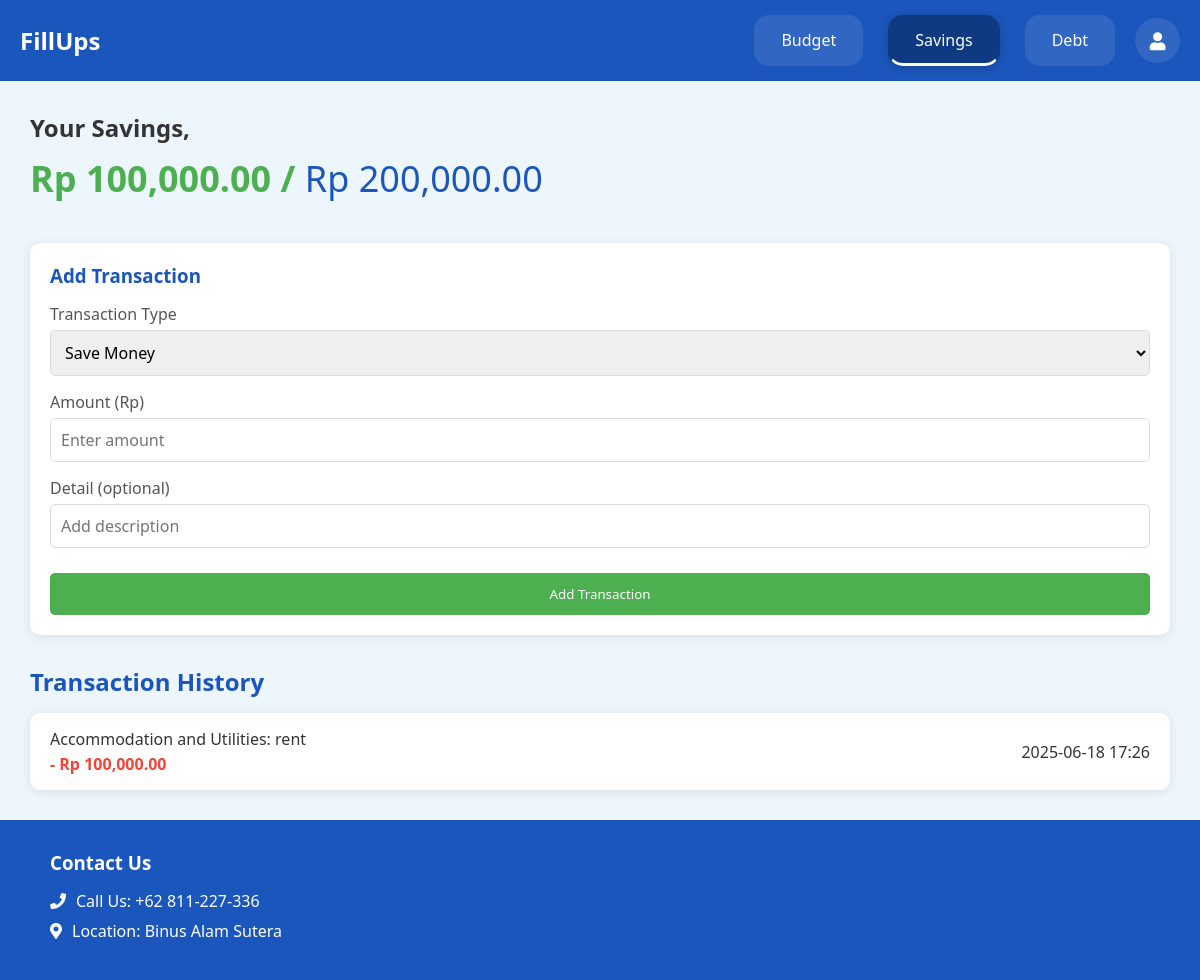
/savings (signed in), run on the app's committed database.
### models.py (models this page shows)
class Savings(db.Model):
    id = db.Column(db.Integer, primary_key=True)
    curr_savings = db.Column(db.Float, nullable=False)
    saving_goal = db.Column(db.Float, nullable=True)  # <-- New field added
    date = db.Column(db.DateTime, nullable=True)
    detail = db.Column(db.Text, nullable=True)

class SavingsTransaction(db.Model):
    id = db.Column(db.Integer, primary_key=True)
    savings_id = db.Column(db.Integer, db.ForeignKey('savings.id'), nullable=False)  # <-- fix here
    action = db.Column(db.String(10), nullable=False)  # 'save' or 'spend'
    amount = db.Column(db.Float, nullable=False)
    detail = db.Column(db.Text, nullable=True)
    date = db.Column(db.DateTime, nullable=False)
    savings = db.relationship('Savings', backref=db.backref('transactions', lazy=True))

### routes.py (the view, shortened to what this page needs)
@BP.route('/savings', methods=['GET', 'POST'])
@login_required_manual
def savings():
    user = get_current_user()
    if not user:
        return redirect(url_for('BP.login'))
    savings = Savings.query.get(user.savings_id) if user.savings_id else None
    budget = user.budget if user else None
    transactions = SavingsTransaction.query.filter_by(savings_id=savings.id).order_by(SavingsTransaction.date.desc()).all() if savings else []
    return render_template(
        'savings.html',
        savings=savings,
        curr_savings=savings.curr_savings if savings else 0,
        saving_goal=savings.saving_goal if savings and savings.saving_goal else 0,
        transactions=transactions,
        budget=budget
    )

### routes.py (called while the page is built)
def login_required_manual(f):
    @wraps(f)
    def decorated_function(*args, **kwargs):
        if 'user_id' not in session:
            if request.headers.get('X-Requested-With') == 'XMLHttpRequest':
                return jsonify(success=False, message="Not logged in"), 401
            return redirect(url_for('BP.login'))
        return f(*args, **kwargs)
    return decorated_function

def get_current_user():
    user_id = session.get('user_id')
    if user_id:
        return User.query.get(user_id)
    return None

### templates/savings.html (shortened to what this page needs)
<!DOCTYPE html>
<html lang="en">
<head>
    <link rel="stylesheet" href="/static/saving.css">
    <link rel="stylesheet" href="https://cdnjs.cloudflare.com/ajax/libs/font-awesome/5.15.4/css/all.min.css">
</head>
<body>
    <div class="container">
        <header>
            <a href="/" class="logo">FillUps</a>
            <nav>
                <a href="/budget">Budget</a>
                <a href="/savings" class="active">Savings</a>
                <a href="/debts">Debt</a>
            </nav>
            <a href="/account" class="account-icon" title="Account">
                <i class="fas fa-user"></i>
            </a>
        </header>
        <div class="content">
            <h1 class="savings-title">Your Savings,</h1>
            <div class="savings-amount">
                <span id="currentSavings">Rp {{ "{:,.2f}".format(curr_savings) }}</span> /
                <span id="savingsGoal">Rp {{ "{:,.2f}".format(saving_goal) }}</span>
            </div>
            <div class="transaction-form">
                <h3>Add Transaction</h3>
                <form id="transactionForm" method="POST" action="{{ url_for('BP.savings') }}">
                    <div class="form-group">
                        <label for="transactionType">Transaction Type</label>
                        <select id="transactionType" name="action" required>
                            <option value="save">Save Money</option>
                        </select>
                    </div>
                    <div class="form-group">
                        <label for="amount">Amount (Rp)</label>
                        <input
                            type="number"
                            id="amount"
                            name="amount"
                            placeholder="Enter amount"
                            required
                            min="0.01"
                            step="0.01"
                        />
                    </div>
                    <div class="form-group">
                        <label for="detail">Detail (optional)</label>
                        <input type="text" id="detail" name="detail" placeholder="Add description" />
                    </div>
                    <button type="submit" class="submit-btn">Add Transaction</button>
                </form>
            </div>
            <div class="transaction-section">
                <h2>Transaction History</h2>
                <div class="transaction-list" id="transactionList">
                    {% for txn in transactions %}
                    <div class="transaction-item {% if txn.action == 'save' %}income{% else %}expense{% endif %}">
                        <div class="transaction-details">
                            <div class="transaction-category">{{ txn.detail or txn.category or 'No detail' }}</div>
                            <div class="transaction-amount">
                                {% if txn.action == 'save' %}
                                    + Rp {{ "{:,.2f}".format(txn.amount) }}
                                {% else %}
                                    - Rp {{ "{:,.2f}".format(txn.amount) }}
                                {% endif %}
                            </div>
                        </div>
                        <div class="transaction-date">{{ txn.date.strftime('%Y-%m-%d %H:%M') if txn.date else '' }}</div>
                    </div>
                    {% else %}
                    <p>No transactions yet.</p>
                    {% endfor %}
                </div>
            </div>
        </div>
        <footer>
            <div class="footer-content">
                <h3>Contact Us</h3>
                <div class="contact-info">
                    <p><i class="fas fa-phone"></i> Call Us: +62 811-227-336</p>
                    <p><i class="fas fa-map-marker-alt"></i> Location: Binus Alam Sutera</p>
                </div>
            </div>
        </footer>
    </div>
</body>
</html>

### static/saving.css (style rules this page uses)
* { margin: 0; padding: 0; box-sizing: border-box; font-family: 'Segoe UI', Tahoma, Geneva, Verdana, sans-serif; }
body { background-color: #f5f8fc; color: #333; }
.container { width: 100%; margin: 0; padding: 0; box-shadow: 0 0 20px rgba(0, 0, 0, 0.1); display: flex; flex-direction: column; min-height: 100vh; }
header { background-color: #1a56bb; color: white; padding: 15px 20px; display: flex; justify-content: space-between; align-items: center; }
.logo { font-size: 24px; font-weight: bold; color: white; text-decoration: none; }
nav { display: flex; margin-left: auto; margin-right: 20px; gap: 25px; }
nav a { color: white; text-decoration: none; padding: 12px 25px; font-weight: 500; transition: all 0.3s ease; border-radius: 15px; background-color: rgba(255, 255, 255, 0.1); border: 2px solid transparent; }
nav a.active { background-color: #0f3a82; border-bottom: 3px solid #ffffff; border-radius: 15px; box-shadow: 0 2px 8px rgba(0, 0, 0, 0.2); }
.account-icon { background-color: rgba(255, 255, 255, 0.1); color: white; border: none; padding: 12px; border-radius: 50%; cursor: pointer; font-weight: 500; transition: all 0.3s ease; width: 45px; height: 45px; display: flex; align-items: center; justify-content: center; font-size: 18px; }
.content { padding: 30px; background-color: #edf5fd; flex-grow: 1; max-width: 1200px; margin: 0 auto; width: 100%; }
.savings-title { font-size: 24px; margin-bottom: 10px; color: #333; }
.savings-amount { font-size: 36px; font-weight: bold; margin-bottom: 40px; color: #4CAF50; }
#savingsGoal { color: #1a56bb; font-weight: normal; }
.transaction-form { background-color: white; padding: 20px; border-radius: 10px; box-shadow: 0 2px 10px rgba(0, 0, 0, 0.1); margin-bottom: 30px; }
.transaction-form h3 { margin-bottom: 15px; color: #1a56bb; }
.form-group { margin-bottom: 15px; }
.form-group label { display: block; margin-bottom: 5px; font-weight: 500; color: #555; }
.form-group select, .form-group input { width: 100%; padding: 10px; border: 1px solid #ddd; border-radius: 5px; font-size: 16px; }
.submit-btn { background-color: #4CAF50; color: white; border: none; padding: 12px 20px; border-radius: 5px; cursor: pointer; font-weight: 500; transition: all 0.3s ease; width: 100%; margin-top: 10px; }
.transaction-section h2 { margin-bottom: 15px; color: #1a56bb; }
.transaction-list { background-color: white; border-radius: 10px; overflow: hidden; box-shadow: 0 2px 10px rgba(0, 0, 0, 0.1); }
.transaction-item { padding: 15px 20px; border-bottom: 1px solid #eee; display: flex; justify-content: space-between; align-items: center; transition: background-color 0.3s ease; }
.transaction-item:last-child { border-bottom: none; }
.transaction-category { font-weight: 500; margin-bottom: 3px; }
.transaction-amount { font-weight: 600; }
.expense .transaction-amount { color: #F44336; }
footer { background-color: #1a56bb; color: white; padding: 30px 50px; margin-top: auto; }
.footer-content { max-width: 1200px; margin: 0 ; }
.footer-content h3 { margin-bottom: 15px; }
.contact-info p { margin: 8px 0; display: flex; align-items: center; }
.contact-info i { margin-right: 10px; }

### data on the page
Savings: curr_savings "100,000.00", saving_goal "200,000.00"
SavingsTransaction: detail "Accommodation and Utilities: rent", amount "100,000.00", date "2025-06-18 17:26"
